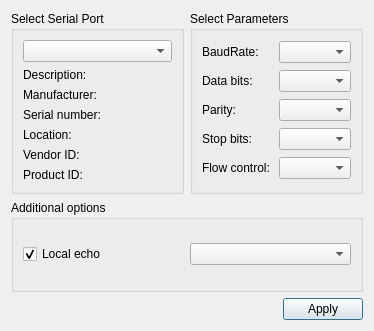
<?xml version="1.0" encoding="UTF-8"?>
<ui version="4.0">
 <class>SettingsDialog</class>
 <widget class="QDialog" name="SettingsDialog">
  <property name="geometry">
   <rect>
    <x>0</x>
    <y>0</y>
    <width>374</width>
    <height>331</height>
   </rect>
  </property>
  <property name="windowTitle">
   <string>Settings</string>
  </property>
  <layout class="QGridLayout" name="gridLayout_3">
   <item row="0" column="1">
    <widget class="QGroupBox" name="parametersBox">
     <property name="title">
      <string>Select Parameters</string>
     </property>
     <layout class="QGridLayout" name="gridLayout_2">
      <item row="0" column="0">
       <widget class="QLabel" name="baudRateLabel">
        <property name="text">
         <string>BaudRate:</string>
        </property>
       </widget>
      </item>
      <item row="0" column="1">
       <widget class="QComboBox" name="baudRateBox"/>
      </item>
      <item row="1" column="0">
       <widget class="QLabel" name="dataBitsLabel">
        <property name="text">
         <string>Data bits:</string>
        </property>
       </widget>
      </item>
      <item row="1" column="1">
       <widget class="QComboBox" name="dataBitsBox"/>
      </item>
      <item row="2" column="0">
       <widget class="QLabel" name="parityLabel">
        <property name="text">
         <string>Parity:</string>
        </property>
       </widget>
      </item>
      <item row="2" column="1">
       <widget class="QComboBox" name="parityBox"/>
      </item>
      <item row="3" column="0">
       <widget class="QLabel" name="stopBitsLabel">
        <property name="text">
         <string>Stop bits:</string>
        </property>
       </widget>
      </item>
      <item row="3" column="1">
       <widget class="QComboBox" name="stopBitsBox"/>
      </item>
      <item row="4" column="0">
       <widget class="QLabel" name="flowControlLabel">
        <property name="text">
         <string>Flow control:</string>
        </property>
       </widget>
      </item>
      <item row="4" column="1">
       <widget class="QComboBox" name="flowControlBox"/>
      </item>
     </layout>
    </widget>
   </item>
   <item row="0" column="0">
    <widget class="QGroupBox" name="selectBox">
     <property name="title">
      <string>Select Serial Port</string>
     </property>
     <layout class="QGridLayout" name="gridLayout">
      <item row="0" column="0">
       <widget class="QComboBox" name="serialPortInfoListBox"/>
      </item>
      <item row="1" column="0">
       <widget class="QLabel" name="descriptionLabel">
        <property name="text">
         <string>Description:</string>
        </property>
       </widget>
      </item>
      <item row="2" column="0">
       <widget class="QLabel" name="manufacturerLabel">
        <property name="text">
         <string>Manufacturer:</string>
        </property>
       </widget>
      </item>
      <item row="3" column="0">
       <widget class="QLabel" name="serialNumberLabel">
        <property name="text">
         <string>Serial number:</string>
        </property>
       </widget>
      </item>
      <item row="4" column="0">
       <widget class="QLabel" name="locationLabel">
        <property name="text">
         <string>Location:</string>
        </property>
       </widget>
      </item>
      <item row="5" column="0">
       <widget class="QLabel" name="vidLabel">
        <property name="text">
         <string>Vendor ID:</string>
        </property>
       </widget>
      </item>
      <item row="6" column="0">
       <widget class="QLabel" name="pidLabel">
        <property name="text">
         <string>Product ID:</string>
        </property>
       </widget>
      </item>
     </layout>
    </widget>
   </item>
   <item row="2" column="0" colspan="2">
    <layout class="QHBoxLayout" name="horizontalLayout">
     <item>
      <spacer name="horizontalSpacer">
       <property name="orientation">
        <enum>Qt::Horizontal</enum>
       </property>
       <property name="sizeHint" stdset="0">
        <size>
         <width>96</width>
         <height>20</height>
        </size>
       </property>
      </spacer>
     </item>
     <item>
      <widget class="QPushButton" name="applyButton">
       <property name="text">
        <string>Apply</string>
       </property>
      </widget>
     </item>
    </layout>
   </item>
   <item row="1" column="0" colspan="2">
    <widget class="QGroupBox" name="additionalOptionsGroupBox">
     <property name="title">
      <string>Additional options</string>
     </property>
     <layout class="QHBoxLayout" name="horizontalLayout_2">
      <item>
       <widget class="QCheckBox" name="localEchoCheckBox">
        <property name="text">
         <string>Local echo</string>
        </property>
        <property name="checked">
         <bool>true</bool>
        </property>
       </widget>
      </item>
      <item>
       <widget class="QComboBox" name="deviceListBox"/>
      </item>
     </layout>
    </widget>
   </item>
  </layout>
 </widget>
 <resources/>
 <connections/>
</ui>
